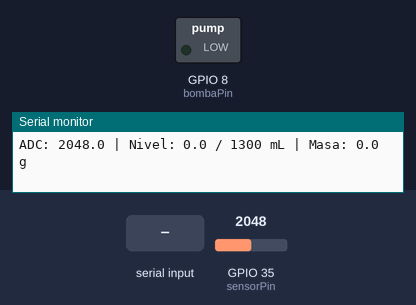
A sketch run on a simulated ESP32-S3. On the bench: switched loads named in the sketch (green lamp = pin HIGH), the last lines printed to the serial monitor. Inputs (shaded band) come from the test bench; at power-on: GPIO 35 (sensorPin) = 2048.

Above: at 1.2 s.
1.3 s: "L90\n" received over Serial
At 1.8 s:
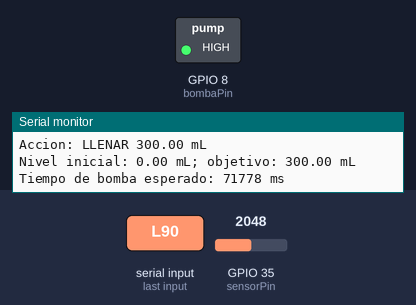
2.8 s: GPIO 35 (sensorPin) set to 1352
4.4 s: GPIO 35 (sensorPin) set to 1244
At 5.3 s:
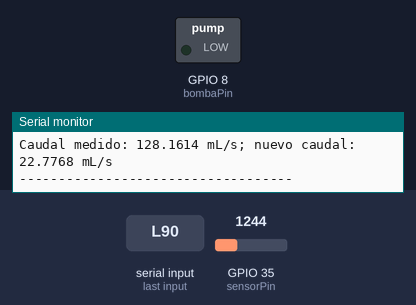
6.6 s: "v\n" received over Serial
At 7.8 s:
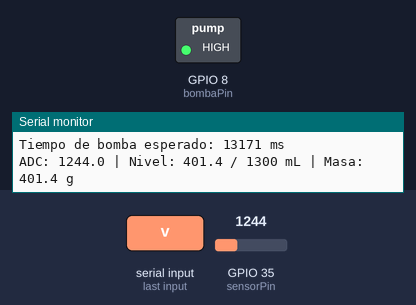
8.1 s: GPIO 35 (sensorPin) set to 2047
At 9.3 s:
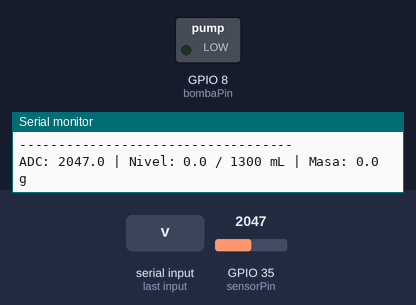
9.6 s: "L,45\n" received over Serial
At 10.4 s:
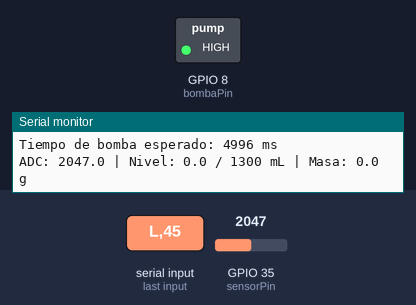
Timing chart, 0 to 12.1 s (numbered marks = the images above; inputs shaded):
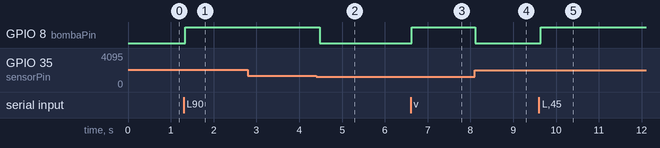

The sketch:

Dosificador.ino
```cpp
/*
  DOSIFICADOR DE AGUA - Arduino UNO
  (version modificada: acepta volumen variable + parada de emergencia real)

  Calibracion de bomba: 300 mL (aprox. 300 g de agua) en 71 778 ms.
  El tiempo determina el caudal de referencia y el sensor de nivel confirma
  el resultado. El recipiente se modela entre 0 y 1 300 mL.

  Comandos del monitor serial a 115200 baudios:
    <numero>  -> dosifica esa cantidad en mL (positivo = llenar, negativo = vaciar)
                 ej: "12.5" llena 12.5 mL, "-8" vacia 8 mL
    L         -> llenar 300 mL (atajo, igual que antes)
    V         -> vaciar 300 mL (atajo, igual que antes)
    S         -> PARADA DE EMERGENCIA: apaga la bomba de inmediato,
                 incluso si hay una dosificacion en curso

  CAMBIOS RESPECTO A LA VERSION ORIGINAL:
  - iniciarDosificacion() ahora recibe el volumen solicitado como parametro
    (dosisSolicitada_mL) en vez de usar siempre la constante dosisFija_mL.
  - procesarComando() ya no descarta el numero recibido: lo usa como volumen.
  - Se agrego el comando "S" que interrumpe la dosificacion en cualquier
    momento (antes, CUALQUIER comando se ignoraba mientras se dosificaba).

  IMPORTANTE: un solo pin no puede invertir por si mismo una bomba de CC.
  Para vaciar se necesita que la instalacion hidraulica/driver ya dirija la
  bomba para extraer agua (por ejemplo, otra bomba, una valvula, o un puente
  H). La funcion seleccionarSentido() es el unico punto que debe adaptarse a
  ese hardware. Nunca conectes una bomba directamente al pin del Arduino.
*/

#if defined(ESP32)
const int sensorPin = 35;
const int adcVacio = 1420;
const int adcLleno = 850;
#else
const int sensorPin = A0;
// Sustituye estos dos valores por la calibracion medida en tu Arduino UNO.
const int adcVacio = 800;
const int adcLleno = 450;
#endif

const int bombaPin = 8;

// --- Datos fisicos y calibracion solicitada ---
const float capacidadEnvase_mL = 1300.0;
const float dosisFija_mL = 300.0;          // usada solo por los atajos L/V
const float volumenMinimo_mL = 300.0;      // por debajo de esto el sensor no distingue el cambio de nivel
const float volumenMaximo_mL = 1000.0;     // limite superior de una sola dosis
const unsigned long tiempoCalibrado300_ms = 71778UL;
const float densidadAgua_g_mL = 1.0;

// 300 mL / 71.778 s = 4.1796 mL/s.
const float caudalInicial_mLs =
    dosisFija_mL * 1000.0 / (float)tiempoCalibrado300_ms;

// --- Filtro del sensor ---
const byte numMuestras = 9;
int muestras[numMuestras];
float valorFiltradoFinal = 0.0;
const float alpha = 0.25;

// --- Ajuste final ---
const float compensacionPostApagado_mL = 0.50;
const float margenPulso_mL = 1.20;
const float toleranciaFinal_mL = 0.15;
const unsigned long tiempoPulsoON_ms = 35;
const unsigned long tiempoPulsoOFF_ms = 150;
const unsigned long tiempoAsentamiento_ms = 700;
const float factorTiempoMaximo = 1.35;
const byte maxCorrecciones = 5;

enum Estado { ESPERA_COMANDO, DOSIFICANDO, ESPERANDO_ASENTAMIENTO, ERROR_SEGURIDAD };
enum Sentido { LLENAR = 1, VACIAR = -1 };

Estado estado = ESPERA_COMANDO;
Sentido sentido = LLENAR;

float volumenInicial_mL = 0.0;
float volumenObjetivo_mL = 0.0;
float dosisSolicitada_mL = dosisFija_mL;   // <-- NUEVO: volumen pedido en el comando actual
float caudalPromedio_mLs = caudalInicial_mLs;
float tiempoBombaObjetivo_ms = (float)tiempoCalibrado300_ms;
float tiempoBombaMaximo_ms = 0.0;

unsigned long tInicioProceso = 0;
unsigned long tApagado = 0;
unsigned long tUltimoCambioPulso = 0;
unsigned long tUltimoReporte = 0;
unsigned long tUltimaActualizacionBomba = 0;
unsigned long tiempoBombaEncendida_ms = 0;

bool bombaEncendida = false;
bool modoPulso = false;
byte correcciones = 0;

char bufferSerial[20];
byte indiceBuffer = 0;

void setup() {
  Serial.begin(115200);
  pinMode(bombaPin, OUTPUT);
  apagarBomba();

  valorFiltradoFinal = analogRead(sensorPin);

  Serial.println(F("=== DOSIFICADOR / ENVASE 1.3 L ==="));
  Serial.print(F("Bomba calibrada: "));
  Serial.print(tiempoCalibrado300_ms);
  Serial.print(F(" ms por 300 mL; caudal inicial: "));
  Serial.print(caudalInicial_mLs, 4);
  Serial.println(F(" mL/s"));
  Serial.println(F("Comandos: <numero mL> para dosificar (neg. = vaciar); L/V = 300 mL; S = parada de emergencia."));
}

void loop() {
  actualizarTiempoBomba();
  leerComandoSerial();

  float adcEstable = leerSensorDobleFiltro();
  float volumenActual_mL = adcAVolumen(adcEstable);

  if (millis() - tUltimoReporte >= 1000) {
    tUltimoReporte = millis();
    reportarMedicion(adcEstable, volumenActual_mL);
  }

  switch (estado) {
    case DOSIFICANDO:
      controlarDosificacion(volumenActual_mL);
      break;
    case ESPERANDO_ASENTAMIENTO:
      controlarAsentamiento(volumenActual_mL);
      break;
    case ESPERA_COMANDO:
    case ERROR_SEGURIDAD:
      break;
  }
}

void leerComandoSerial() {
  while (Serial.available() > 0) {
    char c = Serial.read();

    if (c == '\n' || c == '\r') {
      if (indiceBuffer > 0) {
        bufferSerial[indiceBuffer] = '\0';
        procesarComando(bufferSerial);
        indiceBuffer = 0;
      }
    } else if (indiceBuffer < sizeof(bufferSerial) - 1) {
      bufferSerial[indiceBuffer++] = c;
    }
  }
}

void procesarComando(const char *comando) {
  // La parada de emergencia se atiende SIEMPRE, incluso a mitad de una dosificacion.
  if (comando[0] == 'S' || comando[0] == 's') {
    detenerEmergencia();
    return;
  }

  if (estado == DOSIFICANDO || estado == ESPERANDO_ASENTAMIENTO) {
    Serial.println(F("Hay una dosificacion en curso; comando ignorado (usa S para detener)."));
    return;
  }

  if (comando[0] == 'L' || comando[0] == 'l') {
    iniciarDosificacion(LLENAR, dosisFija_mL);
    return;
  }
  if (comando[0] == 'V' || comando[0] == 'v') {
    iniciarDosificacion(VACIAR, dosisFija_mL);
    return;
  }

  float cantidad = atof(comando);
  if (cantidad >= volumenMinimo_mL) {
    iniciarDosificacion(LLENAR, cantidad);
  } else if (cantidad <= -volumenMinimo_mL) {
    iniciarDosificacion(VACIAR, fabs(cantidad));
  } else {
    Serial.println(F("Comando invalido. Usa un numero entre 300 y 1000 mL (ej. 500 o -650), L, V o S."));
  }
}

void detenerEmergencia() {
  apagarBomba();
  modoPulso = false;
  estado = ESPERA_COMANDO;
  Serial.println(F("PARADA DE EMERGENCIA: bomba detenida manualmente por el usuario."));
}

void iniciarDosificacion(Sentido nuevoSentido, float dosisRequerida_mL) {
  float volumenAhora_mL = adcAVolumen(leerSensorDobleFiltro());
  float objetivo = volumenAhora_mL + ((int)nuevoSentido * dosisRequerida_mL);

  if (dosisRequerida_mL < volumenMinimo_mL || dosisRequerida_mL > volumenMaximo_mL) {
    Serial.print(F("Volumen invalido. Debe estar entre "));
    Serial.print(volumenMinimo_mL, 0);
    Serial.print(F(" y "));
    Serial.print(volumenMaximo_mL, 0);
    Serial.println(F(" mL (el sensor no distingue cantidades menores a 300 mL)."));
    return;
  }
  if (objetivo > capacidadEnvase_mL + toleranciaFinal_mL) {
    Serial.print(F("No se puede llenar: se excede la capacidad de "));
    Serial.print(capacidadEnvase_mL, 0);
    Serial.println(F(" mL."));
    return;
  }
  if (objetivo < -toleranciaFinal_mL) {
    Serial.println(F("No se puede vaciar: el nivel actual es menor que el volumen solicitado."));
    return;
  }

  volumenInicial_mL = volumenAhora_mL;
  volumenObjetivo_mL = constrain(objetivo, 0.0, capacidadEnvase_mL);
  dosisSolicitada_mL = dosisRequerida_mL;
  sentido = nuevoSentido;
  tiempoBombaEncendida_ms = 0;
  tiempoBombaObjetivo_ms = dosisSolicitada_mL * 1000.0 / caudalPromedio_mLs;
  tiempoBombaMaximo_ms = tiempoBombaObjetivo_ms * factorTiempoMaximo + 3000.0;
  tInicioProceso = millis();
  tUltimoCambioPulso = tInicioProceso;
  correcciones = 0;
  modoPulso = false;
  estado = DOSIFICANDO;

  seleccionarSentido(sentido);

  Serial.println(F("-----------------------------------"));
  Serial.print(sentido == LLENAR ? F("Accion: LLENAR ") : F("Accion: VACIAR "));
  Serial.print(dosisSolicitada_mL, 2);
  Serial.println(F(" mL"));
  Serial.print(F("Nivel inicial: "));
  Serial.print(volumenInicial_mL, 2);
  Serial.print(F(" mL; objetivo: "));
  Serial.print(volumenObjetivo_mL, 2);
  Serial.println(F(" mL"));
  Serial.print(F("Tiempo de bomba esperado: "));
  Serial.print(tiempoBombaObjetivo_ms, 0);
  Serial.println(F(" ms"));

  encenderBomba();
}

void controlarDosificacion(float volumenActual_mL) {
  // Positivo significa que aun falta mover agua en el sentido solicitado.
  float restanteSensor_mL = (int)sentido * (volumenObjetivo_mL - volumenActual_mL);
  float entregadoPorTiempo_mL =
      caudalPromedio_mLs * ((float)tiempoBombaEncendida_ms / 1000.0);
  float restanteTiempo_mL = dosisSolicitada_mL - entregadoPorTiempo_mL;

  // Evita que una sonda desconectada o mal calibrada deje la bomba encendida.
  if ((float)tiempoBombaEncendida_ms >= tiempoBombaMaximo_ms) {
    apagarBomba();
    estado = ERROR_SEGURIDAD;
    Serial.println(F("ERROR: se alcanzo el tiempo maximo sin llegar al objetivo del sensor."));
    return;
  }

  // Se apaga antes del objetivo para compensar el agua que sigue en la tuberia.
  if (restanteSensor_mL <= compensacionPostApagado_mL) {
    apagarBomba();
    tApagado = millis();
    estado = ESPERANDO_ASENTAMIENTO;
    Serial.println(F("BOMBA DETENIDA - ESTABILIZANDO MEDICION"));
    return;
  }

  // El tiempo esperado es una segunda referencia: si el sensor tarda en
  // reaccionar, se entra a pulsos al acercarse por cualquiera de las dos vias.
  if (restanteSensor_mL <= margenPulso_mL || restanteTiempo_mL <= margenPulso_mL) {
    modoPulso = true;
    controlarPulsos();
    return;
  }

  modoPulso = false;
  if (!bombaEncendida) {
    encenderBomba();
  }
}

void controlarPulsos() {
  if (bombaEncendida) {
    if (millis() - tUltimoCambioPulso >= tiempoPulsoON_ms) {
      apagarBomba();
      tUltimoCambioPulso = millis();
    }
  } else if (millis() - tUltimoCambioPulso >= tiempoPulsoOFF_ms) {
    encenderBomba();
    tUltimoCambioPulso = millis();
  }
}

void controlarAsentamiento(float volumenActual_mL) {
  if (millis() - tApagado < tiempoAsentamiento_ms) {
    return;
  }

  float faltante_mL = (int)sentido * (volumenObjetivo_mL - volumenActual_mL);
  if (faltante_mL > toleranciaFinal_mL && correcciones < maxCorrecciones) {
    correcciones++;
    modoPulso = true;
    tUltimoCambioPulso = millis();
    estado = DOSIFICANDO;
    Serial.println(F("Correccion final: falta agua; reanudando con pulsos."));
    encenderBomba();
    return;
  }

  finalizarDosificacion(volumenActual_mL, faltante_mL);
}

void finalizarDosificacion(float volumenFinal_mL, float faltante_mL) {
  float movidoReal_mL = (int)sentido * (volumenFinal_mL - volumenInicial_mL);
  float segundosBomba = (float)tiempoBombaEncendida_ms / 1000.0;

  Serial.println(F("=== DOSIFICACION FINALIZADA ==="));
  Serial.print(F("Volumen solicitado: "));
  Serial.print(dosisSolicitada_mL, 2);
  Serial.println(F(" mL"));
  Serial.print(F("Nivel final: "));
  Serial.print(volumenFinal_mL, 2);
  Serial.println(F(" mL"));
  Serial.print(F("Agua movida segun sensor: "));
  Serial.print(movidoReal_mL, 2);
  Serial.println(F(" mL (g aproximadamente)"));
  Serial.print(F("Bomba encendida realmente: "));
  Serial.print(tiempoBombaEncendida_ms);
  Serial.println(F(" ms"));

  if (faltante_mL < -toleranciaFinal_mL) {
    Serial.print(F("Aviso: se sobrepaso el objetivo por "));
    Serial.print(-faltante_mL, 2);
    Serial.println(F(" mL."));
  } else if (faltante_mL > toleranciaFinal_mL) {
    Serial.print(F("Aviso: faltaron "));
    Serial.print(faltante_mL, 2);
    Serial.println(F(" mL despues de las correcciones."));
  }

  // El sensor corrige la siguiente estimacion de caudal con el resultado observado.
  if (segundosBomba > 0.1 && movidoReal_mL > 1.0) {
    float caudalReal_mLs = movidoReal_mL / segundosBomba;
    caudalPromedio_mLs = 0.85 * caudalPromedio_mLs + 0.15 * caudalReal_mLs;
    Serial.print(F("Caudal medido: "));
    Serial.print(caudalReal_mLs, 4);
    Serial.print(F(" mL/s; nuevo caudal: "));
    Serial.print(caudalPromedio_mLs, 4);
    Serial.println(F(" mL/s"));
  }

  Serial.println(F("-----------------------------------"));
  estado = ESPERA_COMANDO;
}

float leerSensorDobleFiltro() {
  for (byte i = 0; i < numMuestras; i++) {
    muestras[i] = analogRead(sensorPin);
    delay(2);
  }

  for (byte i = 0; i < numMuestras - 1; i++) {
    for (byte j = i + 1; j < numMuestras; j++) {
      if (muestras[i] > muestras[j]) {
        int temporal = muestras[i];
        muestras[i] = muestras[j];
        muestras[j] = temporal;
      }
    }
  }

  int mediana = muestras[numMuestras / 2];
  valorFiltradoFinal = alpha * mediana + (1.0 - alpha) * valorFiltradoFinal;
  return valorFiltradoFinal;
}

float adcAVolumen(float adcEstable) {
  float denominador = (float)(adcLleno - adcVacio);
  if (fabs(denominador) < 0.0001) {
    return 0.0;
  }

  float volumen = (adcEstable - adcVacio) * capacidadEnvase_mL / denominador;
  return constrain(volumen, 0.0, capacidadEnvase_mL);
}

void actualizarTiempoBomba() {
  if (bombaEncendida) {
    unsigned long ahora = millis();
    tiempoBombaEncendida_ms += ahora - tUltimaActualizacionBomba;
    tUltimaActualizacionBomba = ahora;
  }
}

void encenderBomba() {
  if (!bombaEncendida) {
    tUltimaActualizacionBomba = millis();
    digitalWrite(bombaPin, HIGH);  // Cambia a LOW si tu rele/MOSFET es activo en LOW.
    bombaEncendida = true;
  }
}

void apagarBomba() {
  if (bombaEncendida) {
    actualizarTiempoBomba();
  }
  digitalWrite(bombaPin, LOW);     // Cambia a HIGH si tu rele/MOSFET es activo en LOW.
  bombaEncendida = false;
}

void seleccionarSentido(Sentido nuevoSentido) {
  // Con una sola bomba de sentido fijo no hay nada que conmutar aqui.
  // Para vaciar, adapta esta funcion para activar tu valvula, segunda bomba
  // o pines de direccion del puente H. Mantiene la logica de seguridad comun.
  (void)nuevoSentido;
}

void reportarMedicion(float adcEstable, float volumenActual_mL) {
  Serial.print(F("ADC: "));
  Serial.print(adcEstable, 1);
  Serial.print(F(" | Nivel: "));
  Serial.print(volumenActual_mL, 1);
  Serial.print(F(" / "));
  Serial.print(capacidadEnvase_mL, 0);
  Serial.print(F(" mL | Masa: "));
  Serial.print(volumenActual_mL * densidadAgua_g_mL, 1);
  Serial.println(F(" g"));
}
```

Measured:
- the behaviour switches between 1289 and 1288 on GPIO 35 (sensorPin) (found by bisection; images 1 and 2)
- after the input at 1.3 s, GPIO 8 (bombaPin): LOW → HIGH at once
- after the input at 4.4 s, GPIO 8 (bombaPin): HIGH → LOW after 0.07 s
- after the input at 6.6 s, GPIO 8 (bombaPin): LOW → HIGH at once
- after the input at 8.1 s, GPIO 8 (bombaPin): HIGH → LOW at once
- after the input at 9.6 s, GPIO 8 (bombaPin): LOW → HIGH at once
